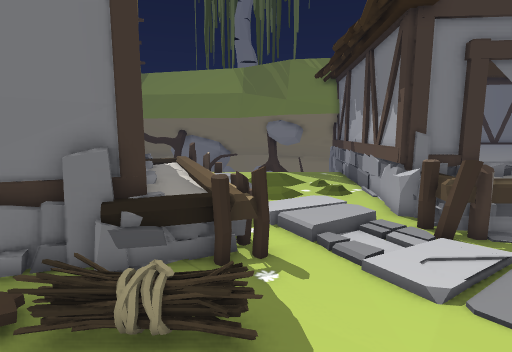
[1] (above)

24 first-person views from a walk through a scene from a Unity 3-D project. The camera is 1.5 m above the floor, tilts 8° down and sees 80° across. The floor is counted in squares, 0.5 m on a side. Each view is taken from the middle of a square. On the plan, view 1 faces up. The plan holds only what a view shows up to about 20 squares ahead; the rest is blank. The place goes on beyond the plan. Some surface patterns are stand-ins.

[2]
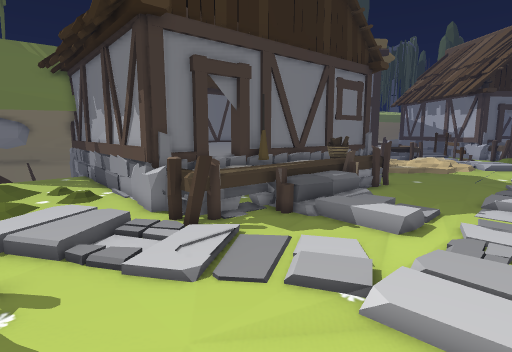

[3]
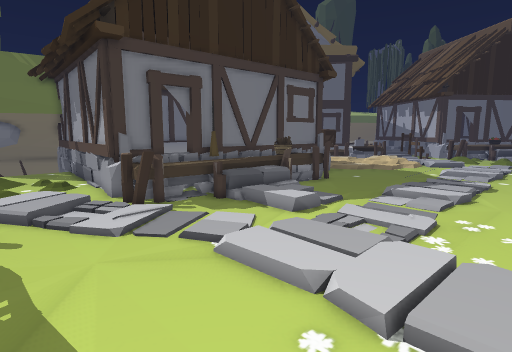

[4]
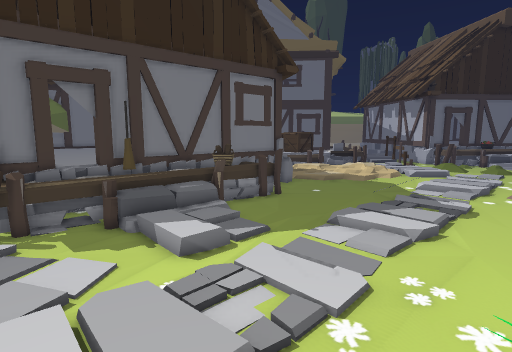

[5]
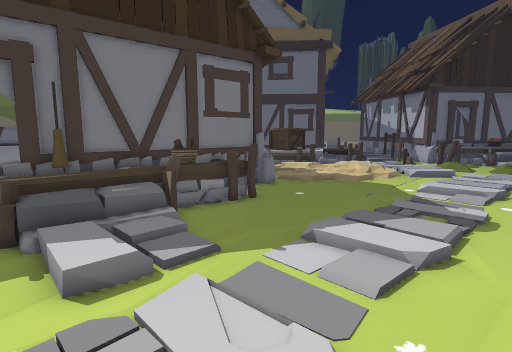

[6]
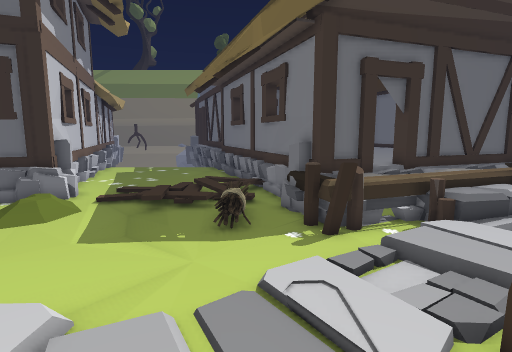

[7]
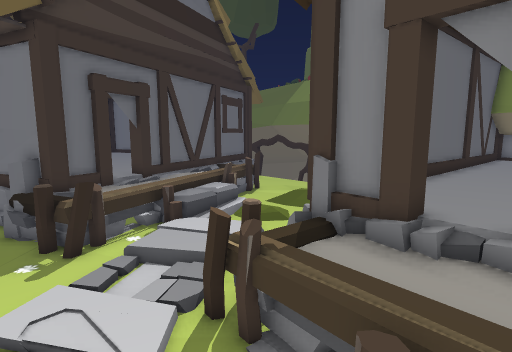

[8]
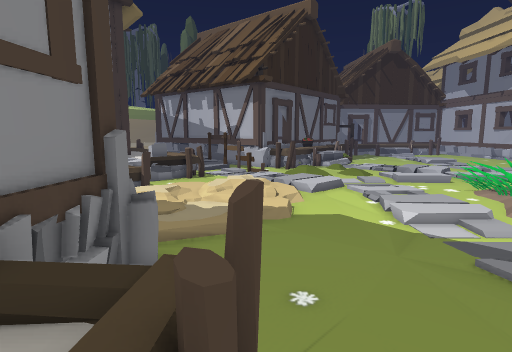

[9]
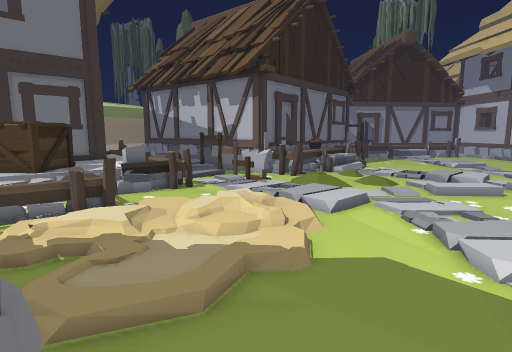

[10]
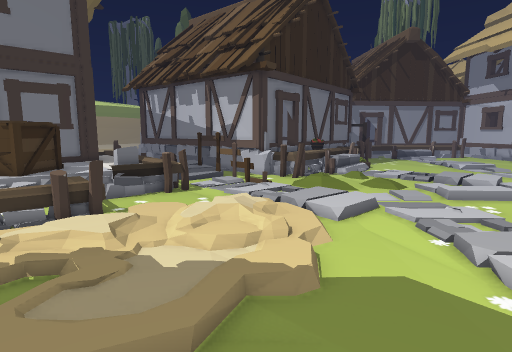

[11]
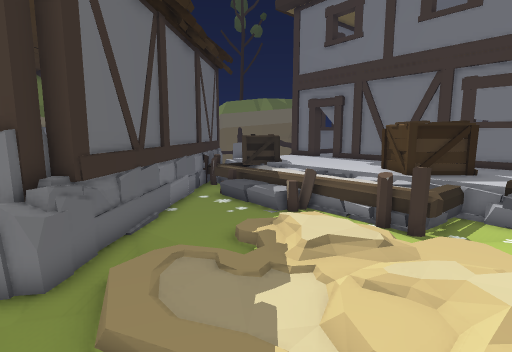

[12]
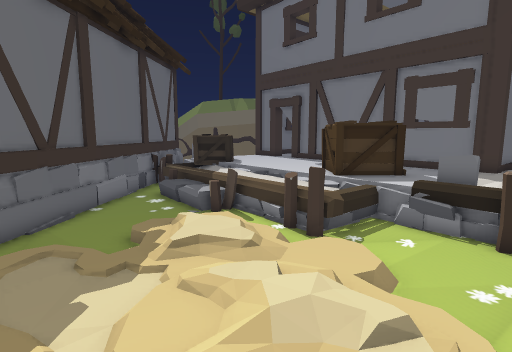

[13]
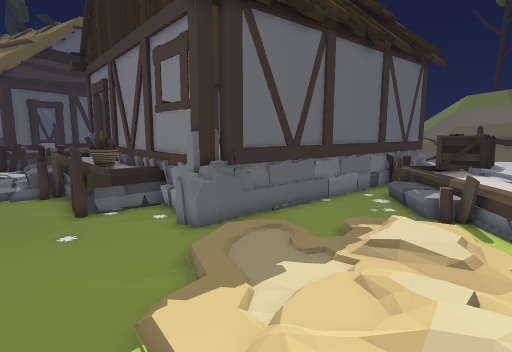

[14]
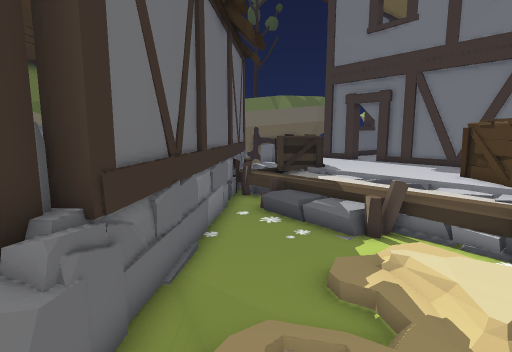

[15]
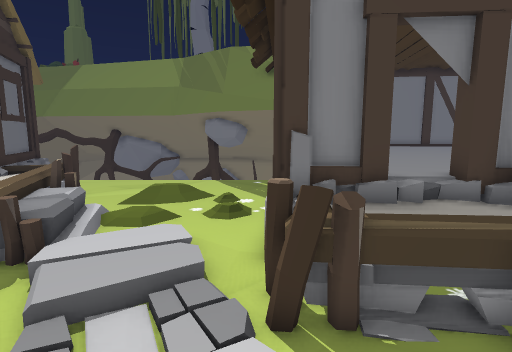

[16]
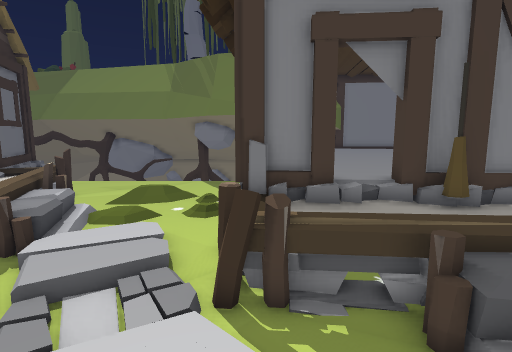

[17]
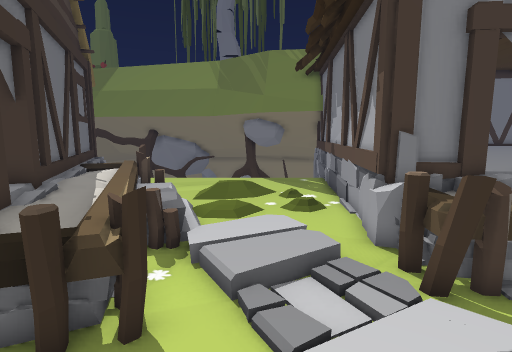

[18]
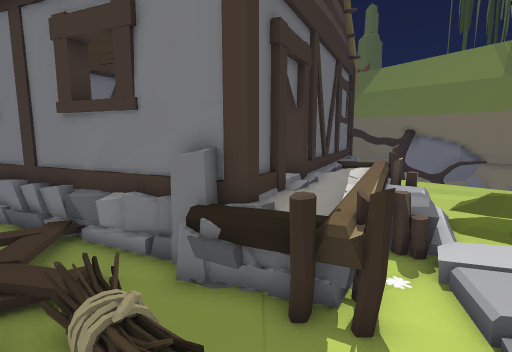

[19]
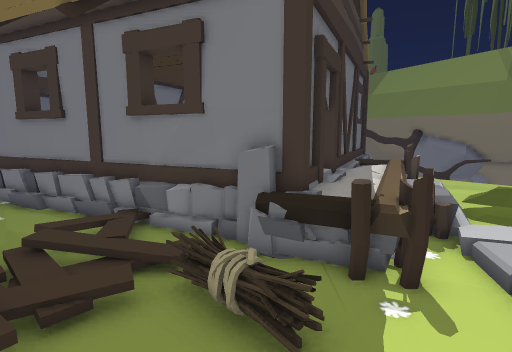

[20]
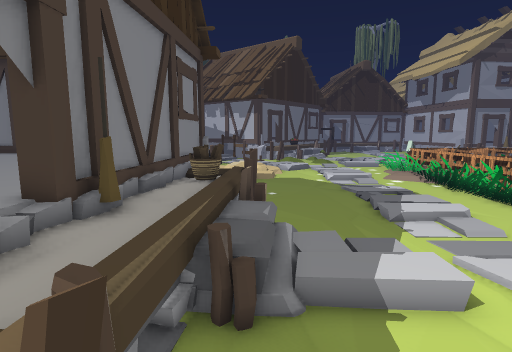

[21]
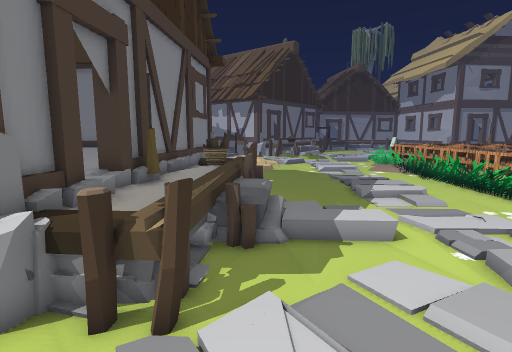

[22]
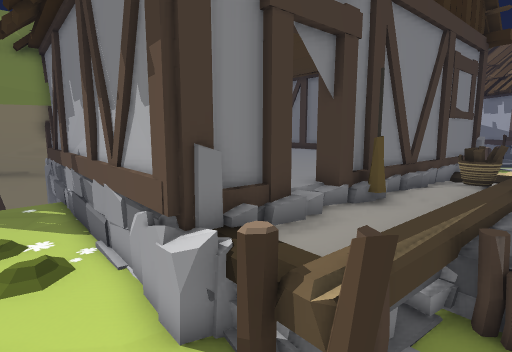

[23]
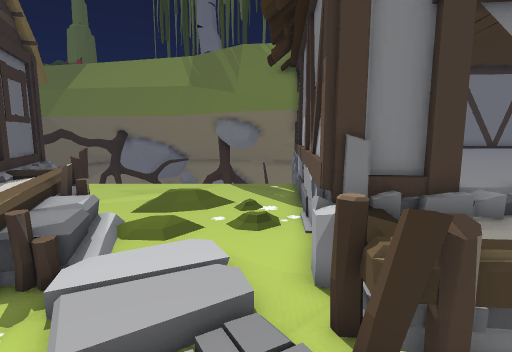

[24]
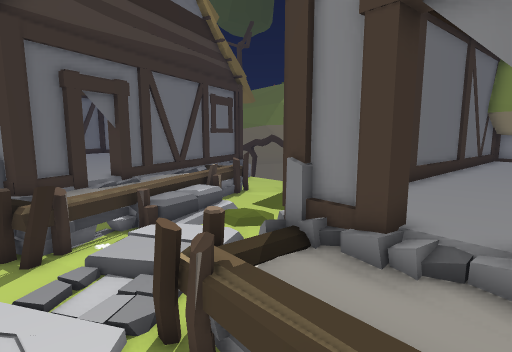

### Floor plan
Key: @ floor where view 1 was taken; # wall or solid block; . main floor; : floor 0.25 m higher than the main floor; + floor 0.5 m higher than the main floor; * floor 0.75 m higher than the main floor; / step, stairs or slope; = window, fence, low wall or low ledge; ^ raised ledge; v drop or lower ground; O other object.
Columns run from 12 left of view 1 to 40 right of it. Each row starts with its distance up from view 1.
 26                    #O              #v   ++++##
 25                    #O              # O O+++++##
 24                    #O              # OOO+++++ #
 23     =  ...........##O     OO       # OOO++++++##
 22     #  ...........##OO OOOOO      ##/   +++++++##
 21     #= ..... .....#OOO OOOOOOO   OO#/   ++++++  ##
 20     #^  ....  ....#OOO OOOOOO      #.    +++++   ##
 19      # OO...   ...#OOOOOOOOOO  O  O#/     ++OOOO +##
 18      #OOO...   ...#OOOOOOOOO OOO  ##./     /OO O+++##
 17      ##OO...//....#OOOOOOOO OO O  ##..+    +OOOO+++##
 16       #  O........#OOOOOOO OOO    #....:O  +/++++
 15       #* OO   ..:.#OOOOOOOOOO     #.....O.  /+++
 14       ## OOO.:....#OOOOOOOOO      #..... .O O//
 13        #    ......# OOOOOO        #.../   OOO./*
 12        ##    .//.O#OOOOO          #.../   .....O
 11        ##OOO.::/.OO#OO#######O   O#.///     ....OO..
 10         #OOO./::/.OOOOOO*OOOOO####O.        ........
  9         #OOO./:/:OOOOOOOOOOOOOO..OO.        ........=
  8         ##OOO....OOOOOOOOOOOO*O.....:       /......##
  7         ##OOO........O   OO..OO.......        ....==
  6    ######=...........///::............::    .//../..
  5  ####=..//............:/:................::.::/.. ..
  4 ##..//O ////O.........:/.................../:/:
  3 .....O/ ./...........///.................../://
  2 .....// :/.......:///......///.......///....//
  1   .     ::.......:/:......./::/......//:..........
  0   ..    /...@....:/:.=.....:::/......:/::.=......
 -1   ...   /........:.:.#......///......////.=.....
 -2   ...   ...... ..:::.==...................==..//....
 -3   .......       .:::.==.............. :...==..:/....
 -4   ....##=   .   .:    =   ===========   ====..:/  //

Positions as (right, up) in squares from view 1, and headings:
1: (0, 0), facing up
2: (0, 0), facing up-right
3: (0, -4), facing up-right
4: (5, -4), facing up-right
5: (8, -3), facing up-right
6: (9, 5), facing left
7: (10, 5), facing up-left
8: (15, 7), facing right
9: (19, 7), facing right
10: (20, 7), facing right
11: (26, 4), facing up
12: (29, 4), facing up
13: (30, 4), facing up-left
14: (24, 7), facing up
15: (5, 4), facing up
16: (6, 3), facing up
17: (2, 3), facing up
18: (2, 3), facing up-left
19: (2, 1), facing up-left
20: (4, 7), facing right
21: (1, 7), facing right
22: (3, 7), facing up-right
23: (4, 5), facing up
24: (10, 6), facing up-left
